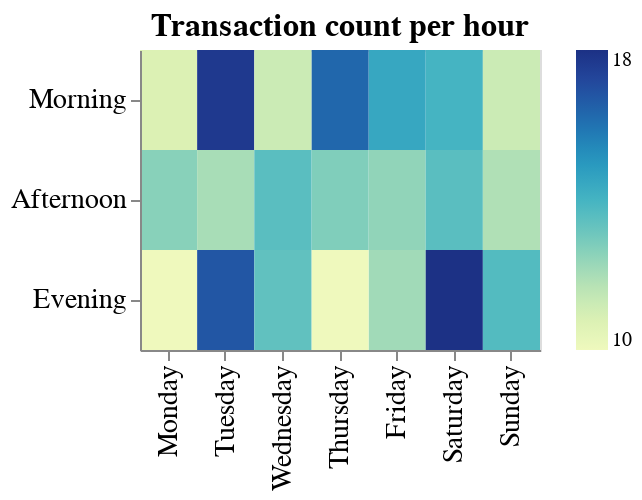

This figure's notebook cell:
### Code cell
plot_2

### Figure 1 — Vega-Lite specification as saved in the notebook (floating-point values rounded to 4 significant figures)
{"$schema": "https://vega.github.io/schema/vega-lite/v3.4.0.json", "config": {"axis": {"labelFontSize": 14, "titleFontSize": 14}, "mark": {"tooltip": null}, "title": {"fontSize": 16}, "view": {"height": 300, "width": 400}}, "data": {"name": "data-7075466e437b8ac5d83da93f46fb11f5"}, "datasets": {"data-7075466e437b8ac5d83da93f46fb11f5": [{"Count_per_hour": 12.33, "Day_of_week": "Friday", "Invoice ID": 74, "Time_of_day": "Afternoon"}, {"Count_per_hour": 12, "Day_of_week": "Friday", "Invoice ID": 36, "Time_of_day": "Evening"}, {"Count_per_hour": 14.5, "Day_of_week": "Friday", "Invoice ID": 29, "Time_of_day": "Morning"}, {"Count_per_hour": 12.5, "Day_of_week": "Monday", "Invoice ID": 75, "Time_of_day": "Afternoon"}, {"Count_per_hour": 9.667, "Day_of_week": "Monday", "Invoice ID": 29, "Time_of_day": "Evening"}, {"Count_per_hour": 10.5, "Day_of_week": "Monday", "Invoice ID": 21, "Time_of_day": "Morning"}, {"Count_per_hour": 13.5, "Day_of_week": "Saturday", "Invoice ID": 81, "Time_of_day": "Afternoon"}, {"Count_per_hour": 18.33, "Day_of_week": "Saturday", "Invoice ID": 55, "Time_of_day": "Evening"}, {"Count_per_hour": 14, "Day_of_week": "Saturday", "Invoice ID": 28, "Time_of_day": "Morning"}, {"Count_per_hour": 11.67, "Day_of_week": "Sunday", "Invoice ID": 70, "Time_of_day": "Afternoon"}, {"Count_per_hour": 13.67, "Day_of_week": "Sunday", "Invoice ID": 41, "Time_of_day": "Evening"}, {"Count_per_hour": 11, "Day_of_week": "Sunday", "Invoice ID": 22, "Time_of_day": "Morning"}, {"Count_per_hour": 12.67, "Day_of_week": "Thursday", "Invoice ID": 76, "Time_of_day": "Afternoon"}, {"Count_per_hour": 9.667, "Day_of_week": "Thursday", "Invoice ID": 29, "Time_of_day": "Evening"}, {"Count_per_hour": 16.5, "Day_of_week": "Thursday", "Invoice ID": 33, "Time_of_day": "Morning"}, {"Count_per_hour": 11.83, "Day_of_week": "Tuesday", "Invoice ID": 71, "Time_of_day": "Afternoon"}, {"Count_per_hour": 17, "Day_of_week": "Tuesday", "Invoice ID": 51, "Time_of_day": "Evening"}, {"Count_per_hour": 18, "Day_of_week": "Tuesday", "Invoice ID": 36, "Time_of_day": "Morning"}, {"Count_per_hour": 13.5, "Day_of_week": "Wednesday", "Invoice ID": 81, "Time_of_day": "Afternoon"}, {"Count_per_hour": 13.33, "Day_of_week": "Wednesday", "Invoice ID": 40, "Time_of_day": "Evening"}, {"Count_per_hour": 11, "Day_of_week": "Wednesday", "Invoice ID": 22, "Time_of_day": "Morning"}]}, "encoding": {"color": {"field": "Count_per_hour", "title": null, "type": "quantitative"}, "tooltip": {"field": "Count_per_hour", "type": "quantitative"}, "x": {"field": "Day_of_week", "sort": ["Monday", "Tuesday", "Wednesday", "Thursday", "Friday", "Saturday", "Sunday"], "title": null, "type": "nominal"}, "y": {"field": "Time_of_day", "sort": ["Morning", "Afternoon", "Evening"], "title": null, "type": "nominal"}}, "height": 150, "mark": "rect", "title": "Transaction count per hour", "width": 200}
